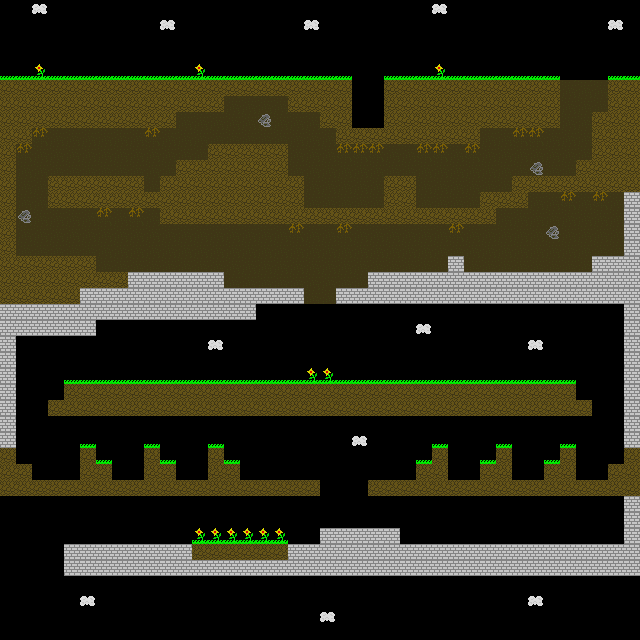

A level layout from a 2D game, rendered from its tile map. Below: a short description, then the map file with tile-grid data replaced by summaries:
An orthogonal 40x40 tile map with 16x16 px tiles, 1 tile layer (Tile Layer 1).

<map version="1.0" orientation="orthogonal" width="40" height="40" tilewidth="16" tileheight="16">
 <tileset firstgid="1" name="DemoTileSet" tilewidth="16" tileheight="16">
  <image source="./tileset/DemoTileSet.png" width="64" height="48" />
  <tile id="0">
   <properties>
    <property name="type" value="1" />
   </properties>
  </tile>
  <tile id="1">
   <properties>
    <property name="type" value="1" />
   </properties>
  </tile>
  <tile id="2">
   <properties>
    <property name="type" value="1" />
   </properties>
  </tile>
  <tile id="4">
   <properties>
    <property name="type" value="2" />
   </properties>
  </tile>
  <tile id="5">
   <properties>
    <property name="type" value="1" />
   </properties>
  </tile>
  <tile id="6">
   <properties>
    <property name="type" value="2" />
   </properties>
  </tile>
  <tile id="8">
   <properties>
    <property name="type" value="1" />
   </properties>
  </tile>
  <tile id="9">
   <properties>
    <property name="type" value="1" />
   </properties>
  </tile>
  <tile id="10">
   <properties>
    <property name="type" value="1" />
   </properties>
  </tile>
 </tileset>
 <layer name="Tile Layer 1" width="40" height="40">
  <data>[1600 cells, 1600 non-empty, 9 distinct tile ids]</data>
 </layer>
</map>